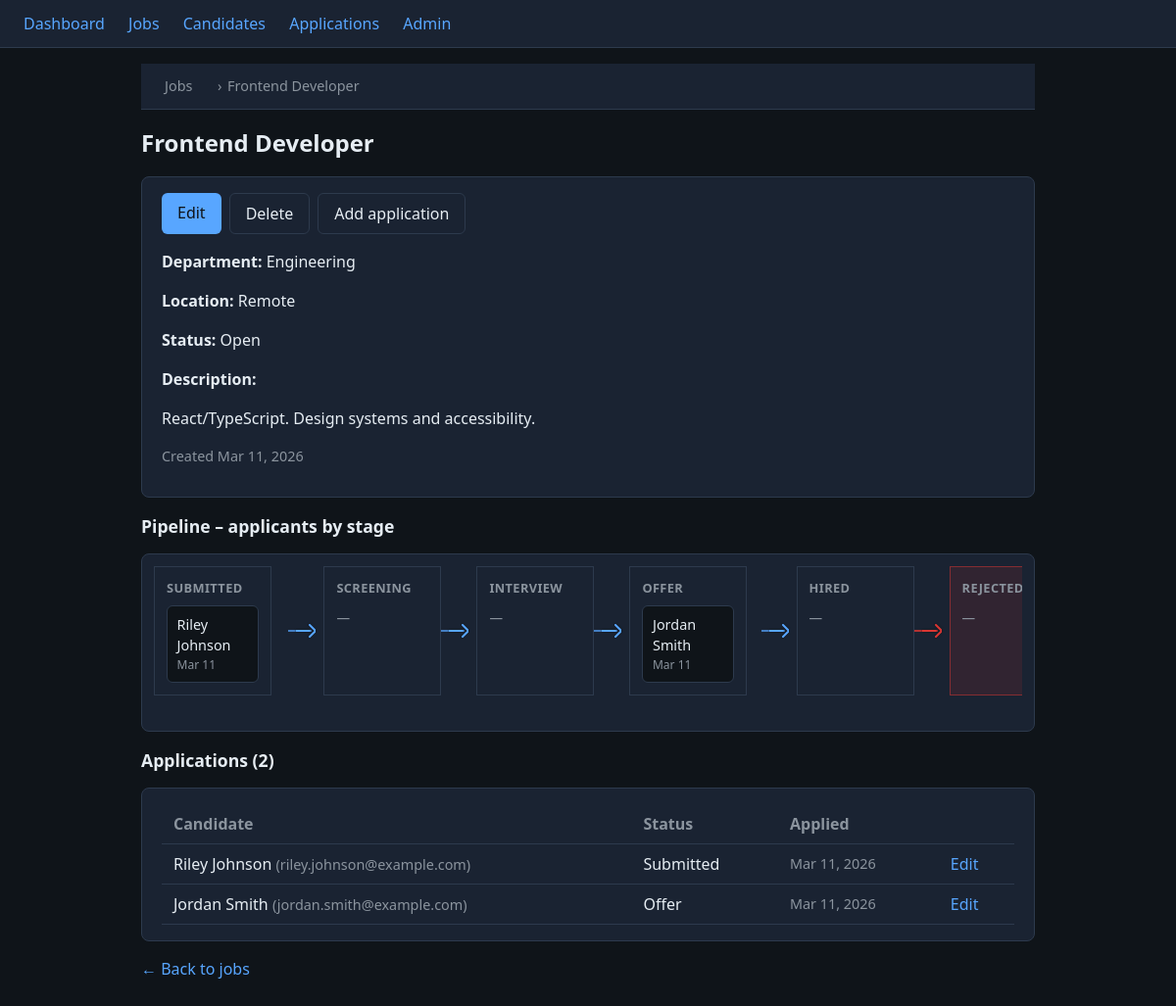
The app's page /jobs/2/ with its own data.
### ats/models.py (models this page shows, shortened)
class Job(models.Model):
    title = models.CharField(max_length=200)
    department = models.CharField(max_length=100, blank=True)
    location = models.CharField(max_length=150, blank=True)
    description = models.TextField(blank=True)
    status_choices = [
        ('open', 'Open'),
        ('on_hold', 'On Hold'),
        ('filled', 'Filled'),
        ('cancelled', 'Cancelled'),
    ]
    status = models.CharField(max_length=20, choices=status_choices, default='open')
    created_at = models.DateTimeField(auto_now_add=True)
    updated_at = models.DateTimeField(auto_now=True)
    class Meta:
        ordering = ['-created_at']

class Application(models.Model):
    job = models.ForeignKey(Job, on_delete=models.CASCADE, related_name='applications')
    candidate = models.ForeignKey(Candidate, on_delete=models.CASCADE, related_name='applications')
    status_choices = [
        ('submitted', 'Submitted'),
        ('screening', 'Screening'),
        ('interview', 'Interview'),
        ('offer', 'Offer'),
        ('hired', 'Hired'),
        ('rejected', 'Rejected'),
        ('withdrawn', 'Withdrawn'),
    ]
    status = models.CharField(max_length=20, choices=status_choices, default='submitted')
    notes = models.TextField(blank=True)
    applied_at = models.DateTimeField(auto_now_add=True)
    updated_at = models.DateTimeField(auto_now=True)
    class Meta:
        ordering = ['-applied_at']
        unique_together = [['job', 'candidate']]

class Candidate(models.Model):
    first_name = models.CharField(max_length=100)
    last_name = models.CharField(max_length=100)
    email = models.EmailField(unique=True)
    phone = models.CharField(max_length=30, blank=True)
    resume_summary = models.TextField(blank=True)
    created_at = models.DateTimeField(auto_now_add=True)
    updated_at = models.DateTimeField(auto_now=True)
    class Meta:
        ordering = ['last_name', 'first_name']
    def __str__(self):
        return f"{self.first_name} {self.last_name}"

### ats/views.py (the view)
# urls.py: path('jobs/<int:pk>/', views.job_detail, name='job_detail'),
def job_detail(request, pk):
    job = get_object_or_404(Job.objects.prefetch_related('applications__candidate'), pk=pk)
    by_status = defaultdict(list)
    for app in job.applications.all():
        by_status[app.status].append(app)
    pipeline_columns = [
        (key, label, by_status.get(key, [])) for key, label in ALL_APPLICATION_STAGES
    ]
    return render(request, 'ats/job_detail.html', {
        'job': job,
        'pipeline_columns': pipeline_columns,
    })

### templates/ats/job_detail.html (shortened to what this page needs)
{% extends 'base.html' %}
{% block content %}
<nav class="breadcrumb"><a href="{% url 'job_list' %}">Jobs</a><span>›</span>{{ job.title }}</nav>
<h1>{{ job.title }}</h1>
<div class="card">
    <div class="actions" style="margin-top:0;margin-bottom:1rem;">
        <a href="{% url 'job_edit' job.pk %}" class="btn">Edit</a>
        <a href="{% url 'job_delete' job.pk %}" class="btn btn-secondary">Delete</a>
        <a href="{% url 'application_create' %}?job={{ job.pk }}" class="btn btn-secondary">Add application</a>
    </div>
    <p><strong>Department:</strong> {{ job.department|default:"—" }}</p>
    <p><strong>Location:</strong> {{ job.location|default:"—" }}</p>
    <p><strong>Status:</strong> {{ job.get_status_display }}</p>
    {% if job.description %}
    <p><strong>Description:</strong><br>{{ job.description|linebreaks }}</p>
    {% endif %}
    <p class="muted">Created {{ job.created_at|date:"M j, Y" }}</p>
</div>
<h2 style="font-size:1.1rem;">Pipeline – applicants by stage</h2>
<div class="card" style="padding:0.75rem;overflow-x:auto;">
    <div class="pipeline">
        {% for stage_key, stage_label, apps in pipeline_columns %}
        <div class="pipeline-cell {% if stage_key == 'rejected' or stage_key == 'withdrawn' %}outcome-cell{% endif %}">
            <div class="pipeline-connector">
            </div>
            <div class="pipeline-column {% if stage_key == 'rejected' or stage_key == 'withdrawn' %}outcome{% endif %}">
                <h3>{{ stage_label }}</h3>
                {% for app in apps %}
                <div class="pipeline-card">
                    <a href="{% url 'application_edit' app.pk %}">{{ app.candidate }}</a>
                    <div class="muted">{{ app.applied_at|date:"M j" }}</div>
                </div>
                {% empty %}
                <span class="muted" style="font-size:0.85rem;">—</span>
                {% endfor %}
            </div>
        </div>
        {% endfor %}
    </div>
</div>
<h2 style="font-size:1.1rem;">Applications ({{ job.applications.count }})</h2>
{% if job.applications.all %}
<div class="card table-wrap">
    <table>
        <thead>
            <tr><th scope="col">Candidate</th><th scope="col">Status</th><th scope="col">Applied</th><th scope="col"></th></tr>
        </thead>
        <tbody>
            {% for app in job.applications.all %}
            <tr>
                <td>{{ app.candidate }} <span class="muted">({{ app.candidate.email }})</span></td>
                <td>{{ app.get_status_display }}</td>
                <td class="muted">{{ app.applied_at|date:"M j, Y" }}</td>
                <td><a href="{% url 'application_edit' app.pk %}">Edit</a></td>
            </tr>
            {% endfor %}
        </tbody>
    </table>
</div>
{% else %}
<p class="muted">No applications for this job yet.</p>
{% endif %}
<p><a href="{% url 'job_list' %}">← Back to jobs</a></p>
{% endblock %}

### templates/base.html (style rules this page uses)
:root { --bg: #0f1419; --surface: #1a2332; --border: #2d3a4d; --text: #e6edf3; --muted: #8b949e; --accent: #58a6ff; --accent-hover: #79b8ff; }
* { box-sizing: border-box; }
body { margin: 0; font-family: 'Segoe UI', system-ui, sans-serif; background: var(--bg); color: var(--text); line-height: 1.5; }
a { color: var(--accent); text-decoration: none; }
nav { background: var(--surface); border-bottom: 1px solid var(--border); padding: 0.75rem 1.5rem; }
nav a { margin-right: 1.25rem; }
h1 { font-size: 1.5rem; margin: 0 0 1rem; }
.card { background: var(--surface); border: 1px solid var(--border); border-radius: 8px; padding: 1rem 1.25rem; margin-bottom: 1rem; }
table { width: 100%; border-collapse: collapse; }
th, td { text-align: left; padding: 0.5rem 0.75rem; border-bottom: 1px solid var(--border); }
th { color: var(--muted); font-weight: 600; }
.muted { color: var(--muted); font-size: 0.9rem; }
.btn { display: inline-block; padding: 0.5rem 1rem; background: var(--accent); color: var(--bg); border: none; border-radius: 6px; font: inherit; cursor: pointer; text-decoration: none; }
.btn-secondary { background: var(--surface); color: var(--text); border: 1px solid var(--border); }
.actions { margin-top: 1rem; display: flex; gap: 0.5rem; flex-wrap: wrap; }
.breadcrumb { margin: 0 0 1rem; font-size: 0.9rem; color: var(--muted); }
.breadcrumb a { color: var(--muted); }
.breadcrumb span { margin: 0 0.35rem; }
.table-wrap { overflow-x: auto; -webkit-overflow-scrolling: touch; }
.table-wrap table { min-width: 500px; }
.pipeline { display: flex; align-items: stretch; overflow-x: auto; padding-bottom: 0.5rem; margin-bottom: 1rem; }
.pipeline-cell { display: flex; align-items: stretch; flex: 0 0 auto; }
.pipeline-connector { display: flex; align-items: center; justify-content: center; min-width: 36px; position: relative; flex-shrink: 0; }
.pipeline-connector::before { content: ''; position: absolute; left: 0; right: 12px; top: 50%; height: 2px; margin-top: -1px; background: var(--accent); opacity: 0.7; }
.pipeline-connector svg { position: relative; z-index: 1; flex-shrink: 0; filter: drop-shadow(0 0 1px var(--bg)); }
.pipeline-cell.outcome-cell .pipeline-connector::before { background: #da3633; opacity: 0.8; }
.pipeline-column { flex: 0 0 120px; min-width: 120px; background: var(--surface); border: 1px solid var(--border); padding: 0.75rem; position: relative; }
.pipeline-column.outcome { background: rgba(218,54,51,0.12); border-color: rgba(218,54,51,0.5); }
.pipeline-column h3 { margin: 0 0 0.5rem; font-size: 0.8rem; font-weight: 600; color: var(--muted); text-transform: uppercase; letter-spacing: 0.03em; }
.pipeline-card { background: var(--bg); border: 1px solid var(--border); border-radius: 6px; padding: 0.5rem 0.6rem; margin-bottom: 0.4rem; font-size: 0.9rem; }
.pipeline-card:last-child { margin-bottom: 0; }
.pipeline-card a { color: inherit; }
.pipeline-card .muted { font-size: 0.75rem; }

### records on screen
Job: title "Frontend Developer", department "Engineering", location "Remote", status "Open", description "React/TypeScript. Design systems and accessibility.", created_at "Mar 11, 2026", applications.count "2"
Application: status "SUBMITTED", candidate "Riley Johnson", applied_at "Mar 11", candidate.email "riley.johnson@example.com", status "Submitted", applied_at "Mar 11, 2026"
Application: status "OFFER", candidate "Jordan Smith", applied_at "Mar 11", candidate.email "jordan.smith@example.com", status "Offer", applied_at "Mar 11, 2026"

### other values on screen
{{ stage_label }} "SCREENING" "INTERVIEW" "HIRED"
